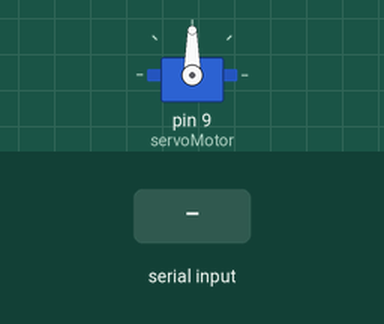
This sketch was run on a simulated Arduino Uno, built with avr-gcc and run on an emulated ATmega328P. Parts: servo. Inputs (shaded band) come from the test bench.

Above: at 1.2 s.
1.3 s: "a" received over Serial
At 2.0 s:
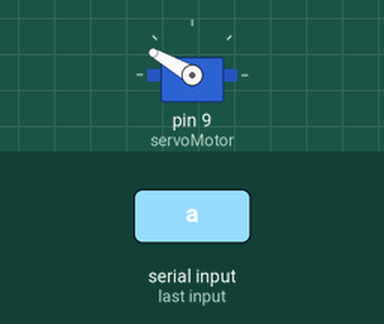
Timing chart, 0 to 7.8 s (numbered marks = the images above; inputs shaded):
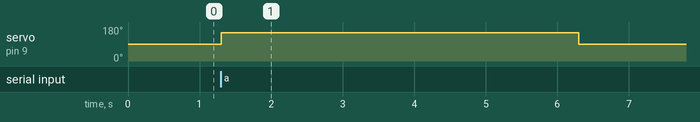

Measured:
- after the input at 1.3 s, servo on pin 9 (servoMotor): 90° → 150° at once, → 90° 5.0 s later

The sketch:

arduino.ino
```cpp
#include <Servo.h>

Servo servoMotor; // Create an instance of the Servo class

void setup() {
  Serial.begin(9600); // Begin serial communication
  servoMotor.attach(9); // Attach servo to pin 9
}

void loop() {
  if (Serial.available() > 0) {
    char incomingByte = Serial.read(); // Read serial input
    if (incomingByte == 'a') { // Check if input is 'a' (authorized)
      rotateServo(); // Rotate servo
    }
  }
}

void rotateServo() {
  servoMotor.write(150); // Rotate servo to 150 degrees (opposite direction)
  delay(5000); // Wait for 5 seconds
  servoMotor.write(90); // Rotate servo back to the mean position (usually 90 degrees)
}
```
